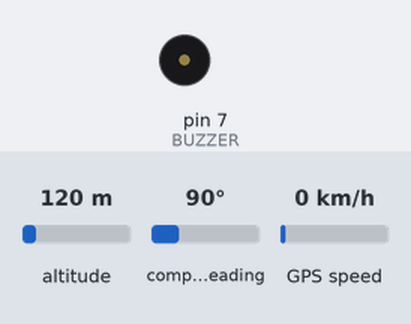
This sketch was run on a simulated Arduino Mega 2560, built with avr-gcc and run on an emulated ATmega2560. Shown: buzzer (waves = sounding, pin HIGH). The inputs (shaded band) are chosen by the test bench; at power-on: altitude 120 m, compass heading 90°, GPS speed 0 km/h. The GPS gets a fix after 3 s at 37.7749, -122.4194 with 8 satellites; the modem accepts every AT command (registered, SIM ready, sends succeed) and sends nothing else; what the sketch prints to the serial monitor is not drawn.

Above: at 4.2 s.
Timing chart, 0 to 7.0 s (numbered marks = the images above):
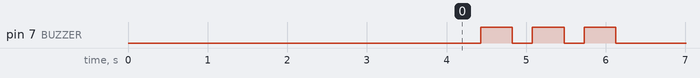

The sketch:

Receiver_final.ino
```cpp
#include <TinyGPSPlus.h>

// Objects
TinyGPSPlus gps;

// Pin Definitions (Arduino Mega)
#define BUZZER 7
#define GSM Serial2     // GSM Module: RX2=17, TX2=16
#define GPS Serial1     // GPS Module: RX1=19, TX1=18

bool alertActive = false;
unsigned long lastStatusTime = 0;

void setup() {
  Serial.begin(9600);
  GSM.begin(9600);
  GPS.begin(9600);
  pinMode(BUZZER, OUTPUT);
  digitalWrite(BUZZER, LOW);

  Serial.println(F("🚀 SheSecure System Initializing..."));
  delay(2000);

  // --- GSM Startup Test ---
  if (testGSMConnection()) {
    Serial.println(F("✅ GSM Module Ready"));
  } else {
    Serial.println(F("⚠️ GSM Module Not Responding! Check wiring/power."));
  }

  Serial.println(F("📡 Waiting for GPS signal..."));
  delay(2000);
}

void loop() {
  // --- GPS Reading ---
  while (GPS.available() > 0) {
    gps.encode(GPS.read());
  }

  // Display GPS data
  if (gps.location.isUpdated()) {
    Serial.print(F("📍 Latitude: "));
    Serial.print(gps.location.lat(), 6);
    Serial.print(F(" | Longitude: "));
    Serial.print(gps.location.lng(), 6);
    Serial.print(F(" | Satellites: "));
    Serial.println(gps.satellites.isValid() ? gps.satellites.value() : 0);
  }

  // --- Automatically trigger emergency sequence once ---
  static bool triggered = false;
  if (!triggered && gps.location.isValid()) {
    Serial.println(F("🚨 Emergency Trigger Initiated!"));
    alertActive = true;
    handleEmergency();
    alertActive = false;
    triggered = true; // ensure only once
  }

  // --- Periodic Status ---
  if (millis() - lastStatusTime > 10000) {
    Serial.print(F("📡 System Status: "));
    Serial.print(alertActive ? "Alert Active" : "Ready");
    Serial.println(F(" | Monitoring GPS..."));
    lastStatusTime = millis();
  }
}

// --- Test GSM Connection ---
bool testGSMConnection() {
  GSM.println(F("AT"));
  return waitForResponse("OK", 2000);
}

// --- Wait for GSM Response ---
bool waitForResponse(const char* resp, unsigned long timeout) {
  unsigned long start = millis();
  String reply = "";
  while (millis() - start < timeout) {
    while (GSM.available()) {
      reply += (char)GSM.read();
      if (reply.indexOf(resp) != -1) return true;
    }
  }
  return false;
}

// --- Handle Emergency ---
void handleEmergency() {
  Serial.println(F("🛰️ Fetching GPS Location..."));
  unsigned long start = millis();
  while (!gps.location.isValid() && millis() - start < 10000) {
    while (GPS.available()) gps.encode(GPS.read());
  }

  if (gps.location.isValid()) {
    Serial.print(F("✅ GPS Fix | Lat: "));
    Serial.print(gps.location.lat(), 6);
    Serial.print(F(" | Lon: "));
    Serial.println(gps.location.lng(), 6);
  } else {
    Serial.println(F("⚠️ GPS not ready — using last known location."));
  }

  sendAlert();
  triggerBuzzer();
}

// --- Send SMS ---
void sendAlert() {
  Serial.println(F("📲 Sending Emergency SMS..."));

  GSM.println(F("AT+CMGF=1")); // Set SMS text mode
  if (!waitForResponse("OK", 2000)) {
    Serial.println(F("⚠️ GSM didn't respond to CMGF command."));
    return;
  }

  GSM.println(F("AT+CMGS=\"+919699939341\"")); // 🔹 Replace with your number
  if (!waitForResponse(">", 3000)) {
    Serial.println(F("⚠️ GSM not ready to send SMS."));
    return;
  }

  GSM.print(F("🚨 EMERGENCY ALERT! 🚨\n"));
  if (gps.location.isValid()) {
    GSM.print(F("Latitude: "));
    GSM.println(gps.location.lat(), 6);
    GSM.print(F("Longitude: "));
    GSM.println(gps.location.lng(), 6);
    GSM.print(F("Google Maps: https://maps.google.com/?q="));
    GSM.print(gps.location.lat(), 6);
    GSM.print(",");
    GSM.println(gps.location.lng(), 6);
  } else {
    GSM.println(F("GPS not available. Unable to fetch location."));
  }

  GSM.println(F("Please respond immediately."));
  GSM.write(26); // CTRL+Z

  if (waitForResponse("OK", 8000)) {
    Serial.println(F("📩 SMS Sent Successfully!"));
  } else {
    Serial.println(F("⚠️ SMS Sending Failed."));
  }
}

// --- Buzzer Pattern ---
void triggerBuzzer() {
  Serial.println(F("🔔 Activating Buzzer Alert..."));
  for (int i = 0; i < 3; i++) {
    digitalWrite(BUZZER, HIGH);
    delay(400);
    digitalWrite(BUZZER, LOW);
    delay(250);
  }
  Serial.println(F("✅ Buzzer Alert Completed."));
}
```

Measured:
- by itself, pin 7 (BUZZER): alternates HIGH for 0.40 s and LOW for 0.25 s, 6 changes in all, then stays LOW
